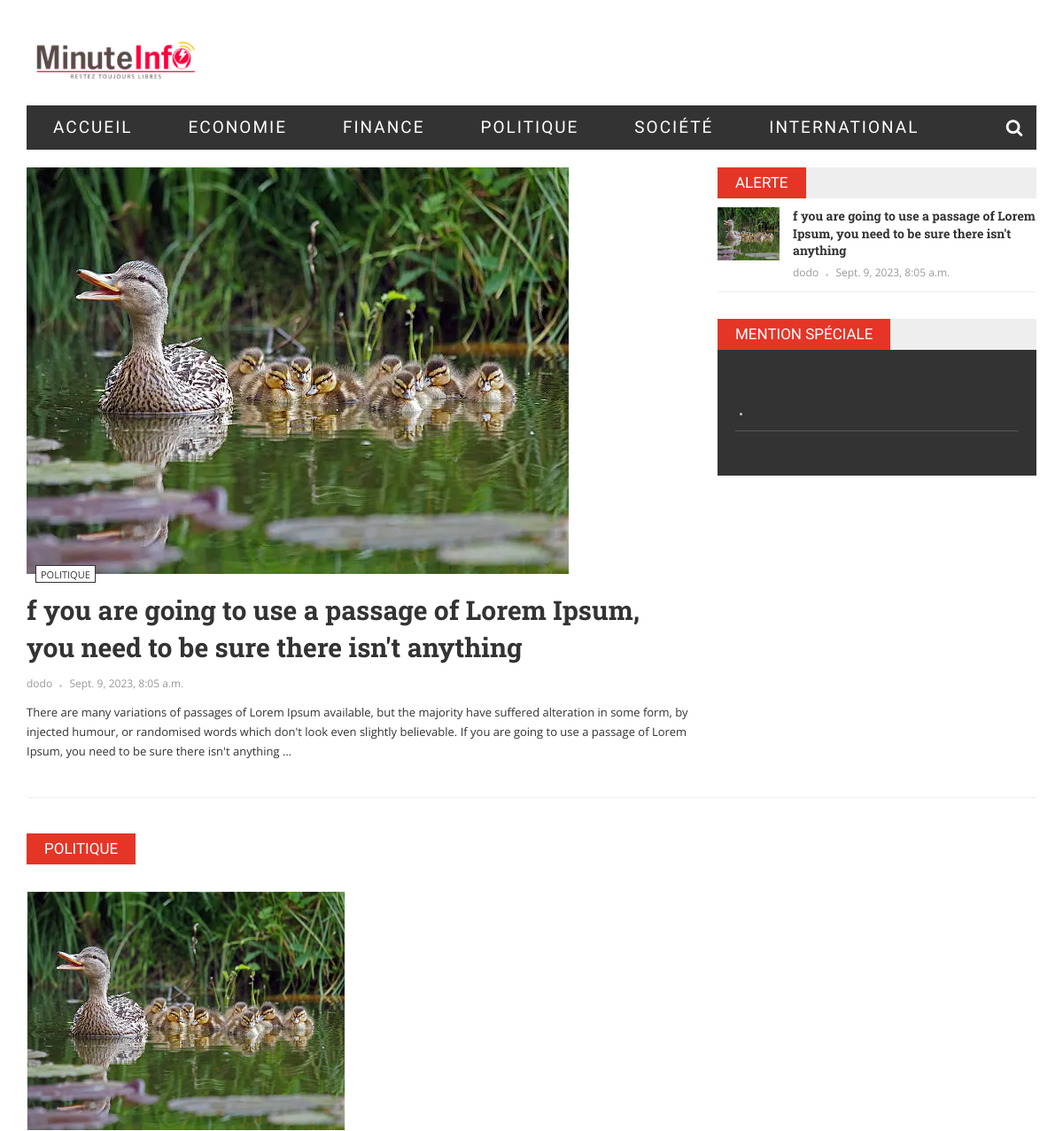
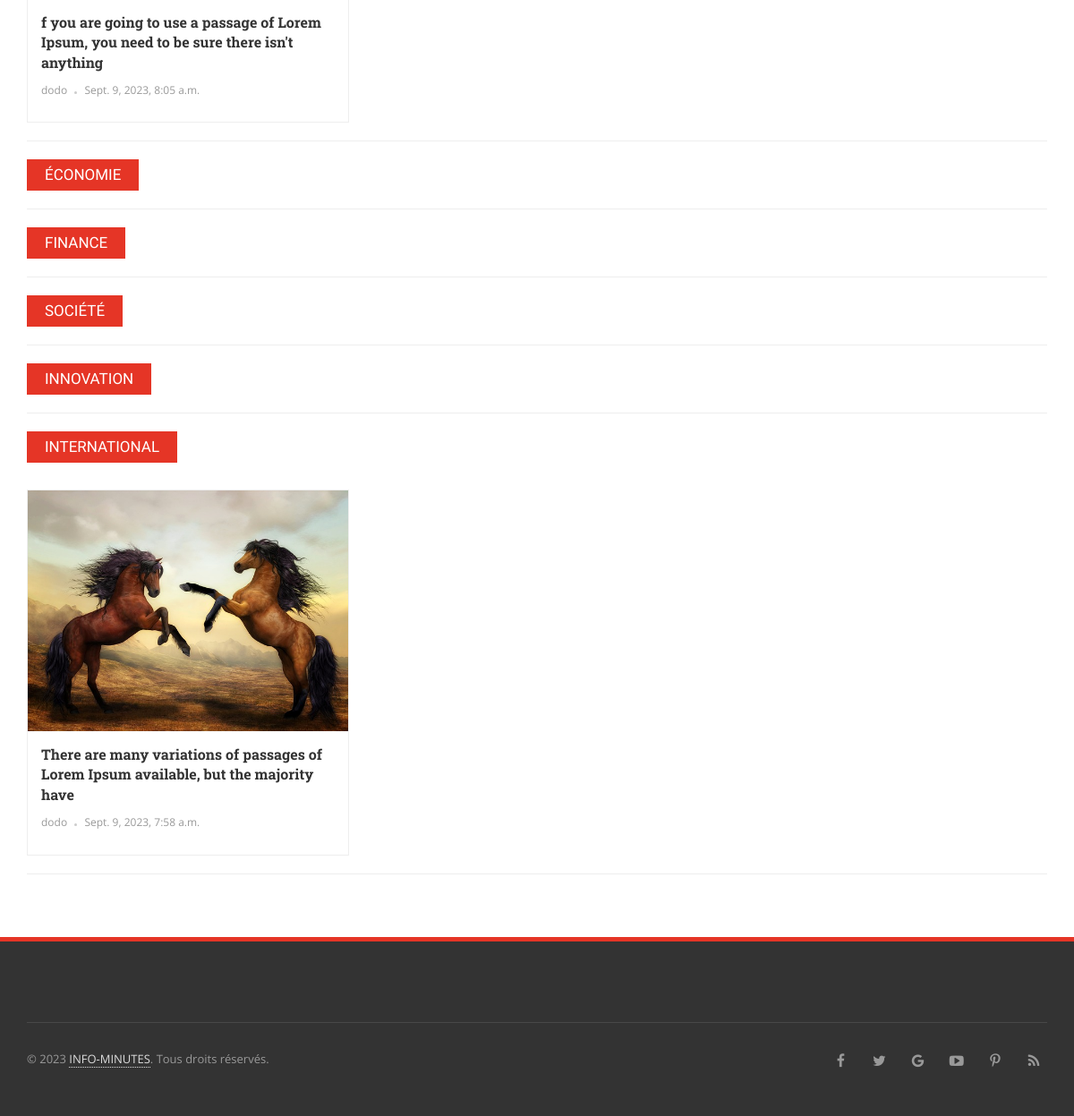
The page / on the database its author committed (2 pictures, top to bottom).
### article/models.py (models this page shows, shortened)
class Article(models.Model):
    thumbail = models.ImageField(upload_to='articles')
    title = models.CharField(max_length=200)
    slug = models.SlugField(unique=True)
    content = RichTextField()
    date_published = models.DateTimeField(auto_now_add=True)
    last_updated = models.DateTimeField(auto_now=True)
    category = models.ForeignKey(Category, on_delete=models.CASCADE)
    author = models.ForeignKey(CustomUser, on_delete=models.CASCADE)
    status = models.CharField(max_length=20,
                              choices=[('Published', 'Published'), ('Draft', 'Draft'), ('Archived', 'Archived')])
    is_featured = models.BooleanField(default=False)
    en_vedette = models.BooleanField(default=False)
    is_special = models.BooleanField(default=False)
    alerte_info = models.BooleanField(default=False)
    class Meta:
        ordering = ['-date_published']

class Category(models.Model):
    name = models.CharField(max_length=50)
    def __str__(self):
        return self.name

### accounts/models.py (models this page shows)
class CustomUser(AbstractUser):
    date_joined = models.DateTimeField(auto_now_add=True)
    last_login = models.DateTimeField(auto_now=True)
    role = models.CharField(max_length=20, choices=[('Admin', 'Admin'), ('Author', 'Author'), ('Reader', 'Reader')])

### infominutes/views.py (the view)
# urls.py: 2. Add a URL to urlpatterns:  path('', views.home, name='home')
def home(request):
    published_articles_vogues = Article.objects.filter(is_featured=True, status='Published', en_vedette=False)[:1]
    published_articles = Article.objects.filter(status='Published', en_vedette=True, is_featured=False)[:3]
    politiques = Article.objects.filter(category__name="politique", status='Published')[:6]
    economies = Article.objects.filter(category__name="economie", status='Published')[:6]
    finances = Article.objects.filter(category__name="finances", status='Published')[:6]
    societes = Article.objects.filter(category__name="societes", status='Published')[:6]
    entreprises = Article.objects.filter(category__name="entreprise", status='Published')[:6]
    internationales = Article.objects.filter(category__name="international", status='Published')[:6]
    is_special = Article.objects.filter(is_special=True),
    unes = Article.objects.filter(alerte_info=True)
    contexte = {
        "published_articles": published_articles,
        "published_articles_vogues": published_articles_vogues,
        "politiques": politiques,
        "economies": economies,
        "finances": finances,
        "societes": societes,
        "entreprises": entreprises,
        "internationales": internationales,
        'is_special': is_special,
        "unes": unes
    }
    return render(request, 'home/home.html', contexte)

### templates/home/home.html (shortened to what this page needs)
{%  extends 'base.html' %}
{% block content %}
            <div class="row">
                <div class="col-md-8 col-sm-12">
                    <section>
                        <div>
                            {% for article in published_articles_vogues %}
                            <article class="spotlight-item">
                                <div class="spotlight-img">
                                    <img alt="" src="{{ article.thumbail.url }}" class="img-responsive" />
                                    <a href="#" class="cate-tag">{{ article.category }}</a>
                                </div>
                                <div class="spotlight-item-caption">
                                    <h2 class="font-heading">
                                        <a href="article.html">
                                            {{ article.title|safe}}
                                        </a>
                                    </h2>
                                    <div class="meta-post">
                                        <a href="#">
                                            {{ article.author }}
                                        </a>
                                        <em></em>
                                        <span>
                                           {{ article.date_published }}
                                        </span>
                                    </div>
                                    <p>{{ article.content|safe|truncatewords:50 }} </p>
                                </div>
                            </article>
                        </div>
                                {% endfor %}
                    </section>
                </div>
                <div class="col-md-4 col-sm-12">
                    <ul role="tablist" class="tab-popular">
                        <li class="active">
                            <a href="#tab1" role="tab" data-toggle="tab">
                                ALERTE
                            </a>
                        </li>
                    </ul>
                    <div class="tab-content">
                        <div role="tabpanel" class="tab-pane active" id="tab1">
                            <ul class="list-news-popular">
                                {% for un in unes %}
                                <li>
                                    <a href="#">
                                        <img alt="" src="{{ un.thumbail.url }}">
                                    </a>
                                    <h3><a href="#">{{ un.title }}</a></h3>
                                    <div class="meta-post">
                                        <a href="#">
                                            {{ un.author }}
                                        </a>
                                        <em></em>
                                        <span>
                                           {{ un.date_published }}
                                        </span>
                                    </div>
                                </li>
                                {% endfor %}
                            </ul>
                        </div>
                    </div>
                    <div class="connect-us">
                        <div class="widget-title">
                            <span>
                                Mention Spéciale
                            </span>
                        </div>
                        <div class="list-special">
                            {% for special in is_special%}
                            <article class="news-two-large">
                                <div class="meta-post">
                                    <em></em>
                                </div>
                            </article>
                            {% endfor %}
                            <br>
                        </div>
                    </div>
                </div>
            </div>
<hr>
<br>
                <div class="row">
                <div class="col-md-12 col-sm-12">
                    <div class="box-caption">
                        <span>POLITIQUE</span>
                    </div>
                    <div class="reviews">
                        <div class="row">
                            {% for politique in politiques %}
                            <div class="col-md-4 col-sm-6 col-xs-12">
                                <div class="reviews-item">
                                    <a href="#">
                                        <img alt="" src="{{ politique.thumbail.url }}" />
                                    </a>
                                    <div class="reviews-des">
                                        <h3>
                                            <a href="#">{{ politique.title }}</a>
                                        </h3>
                                        <div class="meta-post">
                                            <a href="#">
                                                {{ politique.author }}
                                            </a>
                                            <em></em>
                                            <span>
                                               {{ politique.date_published }}
                                            </span>
                                        </div>
                                    </div>
                                </div>
                            </div>
                            {% endfor %}
                        </div>
                    </div>
                </div>
            </div>
<hr>
                <div class="row">
                <div class="col-md-12 col-sm-12">
                    <div class="box-caption">
                            <span>ÉCONOMIE</span>
                    </div>
                </div>
            </div>
<hr>
                <div class="row">
                <div class="col-md-12 col-sm-12">
                    <div class="box-caption">
                            <span>FINANCE</span>
                    </div>
                </div>
            </div>
<hr>
                <div class="row">
                <div class="col-md-12 col-sm-12">
                    <div class="box-caption">
                            <span>SOCIÉTÉ</span>
                    </div>
                </div>
            </div>
<hr>
             <div class="row">
                <div class="col-md-12 col-sm-12">
                    <div class="box-caption">
                            <span>INNOVATION</span>
                    </div>
                </div>
            </div>
<hr>
             <div class="row">
                <div class="col-md-12 col-sm-12">
                    <div class="box-caption">
                            <span>INTERNATIONAL</span>
                    </div>
                    <div class="reviews">
                        <div class="row">
                            {% for internation in internationales %}
                            <div class="col-md-4 col-sm-6 col-xs-12">
                                <div class="reviews-item">
                                    <a href="#">
                                        <img alt="" src="{{ internation.thumbail.url }}" />
                                    </a>
                                    <div class="reviews-des">
                                        <h3>
                                            <a href="#">{{ internation.title }}</a>
                                        </h3>
                                        <div class="meta-post">
                                            <a href="#">
                                                {{ internation.author }}
                                            </a>
                                            <em></em>
                                            <span>
                                               {{ internation.date_published }}
                                            </span>
                                        </div>
                                    </div>
                                </div>
                            </div>
                            {% endfor %}
                        </div>
                    </div>
                </div>
            </div>
<hr>
{% endblock %}

### static/css/main.css (style rules this page uses)
body, html { height: 100%; }
a { color: inherit; }
img { max-width: 100%; }
p { font-size: 13px; }
ul, li { padding: 0px; list-style: none; margin: 0px; }
h1, h2, h3, h4, h5, h6, .h1, .h2, .h3, .h4, .h5, .h6 { line-height: 1.4; font-family: "Roboto Slab", serif; }
.font-heading { font-family: "Roboto Slab", serif; }
.box-caption span { font-family: "Oswald", sans-serif; font-size: 17px; text-transform: uppercase; background-color: #E53526; color: #fff; display: inline-block; line-height: 35px; padding: 0px 20px; }
.spotlight-item { position: relative; overflow: hidden; }
.spotlight-item h2 { margin: 20px 0px 10px 0px; font-weight: 700; }
.spotlight-item h2 a { color: #333; -moz-transition: all ease 0.3s; -o-transition: all ease 0.3s; -webkit-transition: all ease 0.3s; transition: all ease 0.3s; }
.spotlight-item .spotlight-img { position: relative; }
.spotlight-item .spotlight-item-caption { padding: 0px; }
.meta-post { margin-bottom: 10px; margin-top: 10px; font-size: 12px; }
.meta-post a { color: #999; -moz-transition: all ease 0.3s; -o-transition: all ease 0.3s; -webkit-transition: all ease 0.3s; transition: all ease 0.3s; }
.meta-post span { color: #999; }
.meta-post em { font-style: normal; width: 3px; height: 3px; -moz-border-radius: 50%; -webkit-border-radius: 50%; border-radius: 50%; margin: 0px 5px; display: inline-block; background-color: #ccc; }
.cate-tag { position: absolute; left: 10px; bottom: -10px; background-color: #fff; display: inline-block; height: 20px; border: 1px solid #333; color: #333; text-transform: uppercase; line-height: 20px; font-size: 11px; padding: 0px 5px; -moz-transition: all ease 0.3s; -o-transition: all ease 0.3s; -webkit-transition: all ease 0.3s; transition: all ease 0.3s; }
.tab-popular { background-color: #eeeeee; height: 35px; }
.tab-popular li { float: left; border-right: 1px solid #fff; }
.tab-popular li:last-child { border: none; }
.tab-popular li a { font-family: "Oswald", sans-serif; font-size: 17px; text-transform: uppercase; background-color: #eeeeee; color: #333; display: inline-block; line-height: 35px; padding: 0px 20px; }
.tab-popular li.active a { background-color: #E53526; color: #fff; }
.list-news-popular li { padding: 10px 0px 10px 85px; min-height: 80px; border-bottom: 1px solid #eeeeee; }
.list-news-popular li img { width: 70px; height: 60px; float: left; margin: 0px 0px 0px -85px; }
.list-news-popular li h3 { margin: 0px; padding: 0px; font-size: 14px; }
.list-news-popular li h3 a { font-size: 14px; font-weight: 700; color: #333; -moz-transition: all ease 0.3s; -o-transition: all ease 0.3s; -webkit-transition: all ease 0.3s; transition: all ease 0.3s; font-family: "Roboto Slab", serif; }
.list-news-popular li .meta-post { margin: 0px; margin-top: 5px; }
.connect-us { margin-top: 30px; }
.widget-title { background-color: #eeeeee; height: 35px; }
.widget-title span { font-family: "Oswald", sans-serif; font-size: 17px; text-transform: uppercase; background-color: #E53526; color: #fff; display: inline-block; line-height: 35px; padding: 0px 20px; }
.list-special { padding: 10px 20px; background-color: #333; }
.list-special .news-two-large { margin: 10px 0px 20px 0px; border-bottom: 1px solid #555; }
.reviews-item { border: 1px solid #eeeeee; background-color: #fff; margin: 30px 0px 0px 0px; -moz-transition: all ease 0.3s; -o-transition: all ease 0.3s; -webkit-transition: all ease 0.3s; transition: all ease 0.3s; }
.reviews-item .reviews-des { padding: 15px; }
.reviews-item .reviews-des h3 { margin: 0px; font-size: 16px; }
.reviews-item .reviews-des h3 a { color: #333; font-weight: 700; -moz-transition: all ease 0.3s; -o-transition: all ease 0.3s; -webkit-transition: all ease 0.3s; transition: all ease 0.3s; }
.reviews-item .reviews-des .meta-post { margin-top: 10px; }

### rows shown on the page
Article: thumbail (picture), category "POLITIQUE", title "f you are going to use a passage of Lorem Ipsum, you need to be sure there isn't anything", author "dodo", date_published "Sept. 9, 2023, 8:05 a.m.", content "There are many variations of passages of Lorem Ipsum available, but the majority have suffered alteration in some form, by injected humour, or randomised words which don't look even slightly believable. If you are going to use a passage of Lorem Ipsum, you need to be sure there isn't anything …"
Article: thumbail (picture), title "There are many variations of passages of Lorem Ipsum available, but the majority have", author "dodo", date_published "Sept. 9, 2023, 7:58 a.m."
